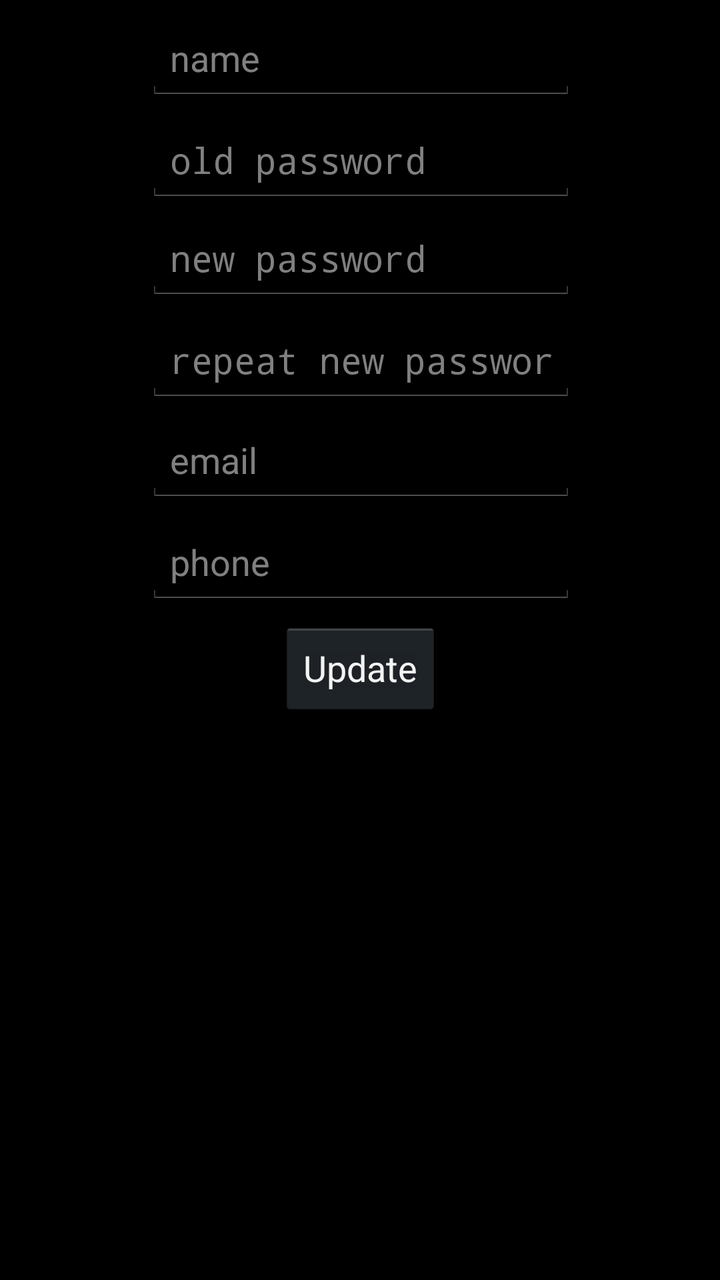
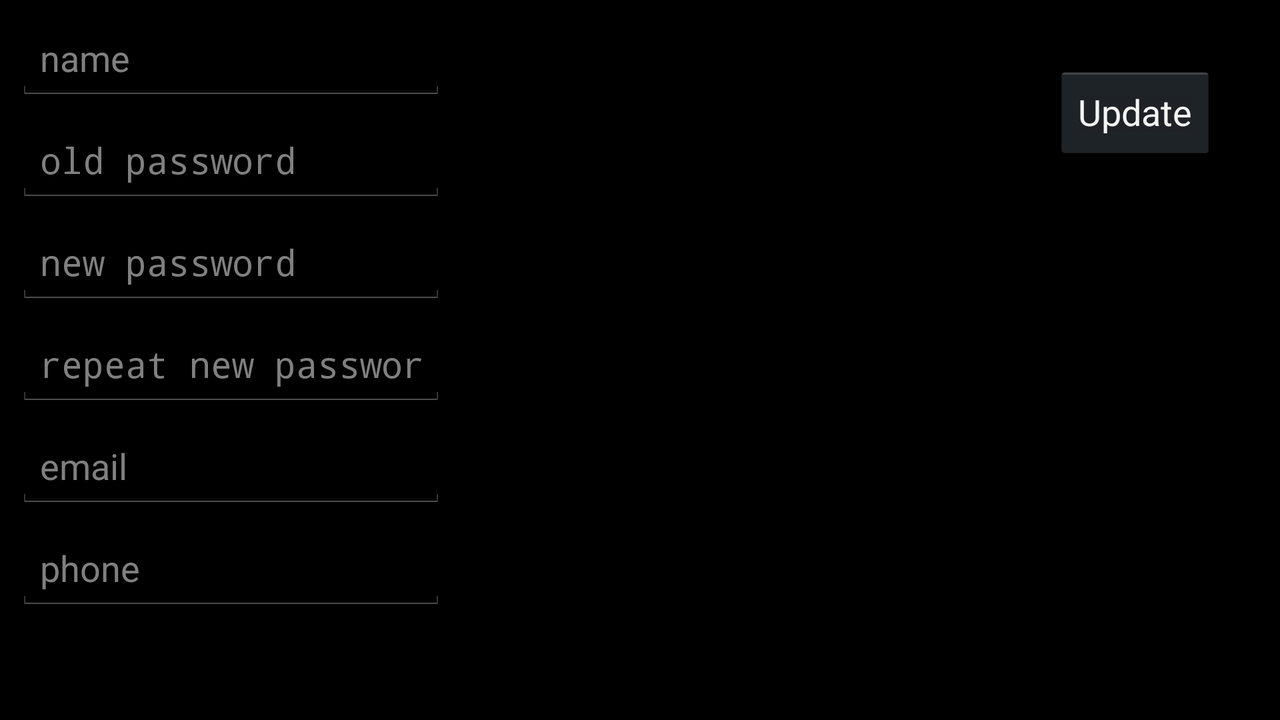

One screen, two layout resources from the same app: the default and the author's alternative for another configuration. Each is rendered where Android would select it; the XML of both is given below.
<!-- AndroidManifest.xml: application theme AppTheme -->
<!-- res/layout/fragment_profile.xml -->
<android.support.constraint.ConstraintLayout xmlns:android="http://schemas.android.com/apk/res/android"
                                             xmlns:app="http://schemas.android.com/apk/res-auto"
                                             xmlns:tools="http://schemas.android.com/tools"
             android:layout_width="match_parent"
             android:layout_height="match_parent"
             tools:context="com.utkun.shuttleapp.ProfileFragment">

    

    <EditText
        android:id="@+id/editTextName"
        android:layout_width="215dp"
        android:layout_height="43dp"
        android:layout_marginLeft="8dp"
        android:layout_marginRight="8dp"
        android:layout_marginTop="8dp"
        android:ems="10"
        android:hint="name"
        android:inputType="textPersonName"
        app:layout_constraintHorizontal_bias="0.503"
        app:layout_constraintLeft_toLeftOf="parent"
        app:layout_constraintRight_toRightOf="parent"
        app:layout_constraintTop_toTopOf="parent"/>

    <EditText
        android:id="@+id/editTextOldPassword"
        android:layout_width="215dp"
        android:layout_height="43dp"
        android:layout_marginLeft="8dp"
        android:layout_marginRight="8dp"
        android:layout_marginTop="8dp"
        android:ems="10"
        android:hint="old password"
        android:inputType="textPassword"
        app:layout_constraintHorizontal_bias="0.503"
        app:layout_constraintLeft_toLeftOf="parent"
        app:layout_constraintRight_toRightOf="parent"
        app:layout_constraintTop_toBottomOf="@+id/editTextName"/>

    <EditText
        android:id="@+id/editTextNewPassword1"
        android:layout_width="215dp"
        android:layout_height="43dp"
        android:layout_marginLeft="8dp"
        android:layout_marginRight="8dp"
        android:layout_marginTop="6dp"
        android:ems="10"
        android:hint="new password"
        android:inputType="textPassword"
        app:layout_constraintHorizontal_bias="0.503"
        app:layout_constraintLeft_toLeftOf="parent"
        app:layout_constraintRight_toRightOf="parent"
        app:layout_constraintTop_toBottomOf="@+id/editTextOldPassword"/>

    <EditText
        android:id="@+id/editTextNewPassword2"
        android:layout_width="215dp"
        android:layout_height="43dp"
        android:layout_marginLeft="8dp"
        android:layout_marginRight="8dp"
        android:layout_marginTop="8dp"
        android:ems="10"
        android:hint="repeat new password"
        android:inputType="textPassword"
        app:layout_constraintHorizontal_bias="0.503"
        app:layout_constraintLeft_toLeftOf="parent"
        app:layout_constraintRight_toRightOf="parent"
        app:layout_constraintTop_toBottomOf="@+id/editTextNewPassword1"/>

    <EditText
        android:id="@+id/editTextEmail"
        android:layout_width="215dp"
        android:layout_height="43dp"
        android:layout_marginLeft="8dp"
        android:layout_marginRight="8dp"
        android:layout_marginTop="7dp"
        android:ems="10"
        android:hint="email"
        android:inputType="textEmailAddress"
        app:layout_constraintHorizontal_bias="0.503"
        app:layout_constraintLeft_toLeftOf="parent"
        app:layout_constraintRight_toRightOf="parent"
        app:layout_constraintTop_toBottomOf="@+id/editTextNewPassword2"/>

    <EditText
        android:id="@+id/editTextPhone"
        android:layout_width="215dp"
        android:layout_height="43dp"
        android:layout_marginLeft="8dp"
        android:layout_marginRight="8dp"
        android:layout_marginTop="8dp"
        android:ems="10"
        android:hint="phone"
        android:inputType="phone"
        app:layout_constraintHorizontal_bias="0.503"
        app:layout_constraintLeft_toLeftOf="parent"
        app:layout_constraintRight_toRightOf="parent"
        app:layout_constraintTop_toBottomOf="@+id/editTextEmail"/>

    <Button
        android:id="@+id/updateButton"
        android:layout_width="wrap_content"
        android:layout_height="wrap_content"
        android:layout_marginLeft="8dp"
        android:layout_marginRight="8dp"
        android:layout_marginTop="7dp"
        android:text="Update"
        app:layout_constraintLeft_toLeftOf="parent"
        app:layout_constraintRight_toRightOf="parent"
        app:layout_constraintTop_toBottomOf="@+id/editTextPhone"/>
</android.support.constraint.ConstraintLayout>
<!-- resources referenced by this layout -->
<resources>
  <style name="AppTheme" parent="android:Theme.Holo">
          
          <item name="colorPrimary">@color/colorPrimary</item>
          <item name="colorPrimaryDark">@color/colorPrimaryDark</item>
          <item name="colorAccent">@color/colorAccent</item>
      </style>
</resources>
<!-- res/layout-land/fragment_profile.xml (the author's variant of the layout above) -->
<!-- drawn on the phone turned sideways -->
<?xml version="1.0" encoding="utf-8"?>
<android.support.constraint.ConstraintLayout
    xmlns:android="http://schemas.android.com/apk/res/android"
    xmlns:app="http://schemas.android.com/apk/res-auto"
    xmlns:tools="http://schemas.android.com/tools"
    android:layout_width="match_parent"
    android:layout_height="match_parent">
    <EditText
        android:id="@+id/editTextName"
        android:layout_width="215dp"
        android:layout_height="43dp"
        android:layout_marginLeft="8dp"
        android:layout_marginTop="8dp"
        android:ems="10"
        android:hint="name"
        android:inputType="textPersonName"
        app:layout_constraintLeft_toLeftOf="parent"
        app:layout_constraintTop_toTopOf="parent"/>

    <EditText
        android:id="@+id/editTextOldPassword"
        android:layout_width="215dp"
        android:layout_height="43dp"
        android:layout_marginLeft="8dp"
        android:layout_marginTop="8dp"
        android:ems="10"
        android:hint="old password"
        android:inputType="textPassword"
        app:layout_constraintLeft_toLeftOf="parent"
        app:layout_constraintTop_toBottomOf="@+id/editTextName"/>

    <EditText
        android:id="@+id/editTextNewPassword1"
        android:layout_width="215dp"
        android:layout_height="43dp"
        android:layout_marginLeft="8dp"
        android:layout_marginTop="8dp"
        android:ems="10"
        android:hint="new password"
        android:inputType="textPassword"
        app:layout_constraintLeft_toLeftOf="parent"
        app:layout_constraintTop_toBottomOf="@+id/editTextOldPassword"/>

    <EditText
        android:id="@+id/editTextNewPassword2"
        android:layout_width="215dp"
        android:layout_height="43dp"
        android:layout_marginLeft="8dp"
        android:layout_marginTop="8dp"
        android:ems="10"
        android:hint="repeat new password"
        android:inputType="textPassword"
        app:layout_constraintLeft_toLeftOf="parent"
        app:layout_constraintTop_toBottomOf="@+id/editTextNewPassword1"/>

    <EditText
        android:id="@+id/editTextEmail"
        android:layout_width="215dp"
        android:layout_height="43dp"
        android:layout_marginLeft="8dp"
        android:layout_marginTop="8dp"
        android:ems="10"
        android:hint="email"
        android:inputType="textEmailAddress"
        app:layout_constraintLeft_toLeftOf="parent"
        app:layout_constraintTop_toBottomOf="@+id/editTextNewPassword2"/>

    <EditText
        android:id="@+id/editTextPhone"
        android:layout_width="215dp"
        android:layout_height="43dp"
        android:layout_marginLeft="8dp"
        android:layout_marginTop="8dp"
        android:ems="10"
        android:hint="phone"
        android:inputType="phone"
        app:layout_constraintLeft_toLeftOf="parent"
        app:layout_constraintTop_toBottomOf="@+id/editTextEmail"/>

    <Button
        android:id="@+id/updateButton"
        android:layout_width="wrap_content"
        android:layout_height="48dp"
        android:layout_marginRight="32dp"
        android:text="Update"
        app:layout_constraintRight_toRightOf="parent"
        app:layout_constraintTop_toTopOf="parent"
        android:layout_marginTop="32dp"/>
</android.support.constraint.ConstraintLayout>
